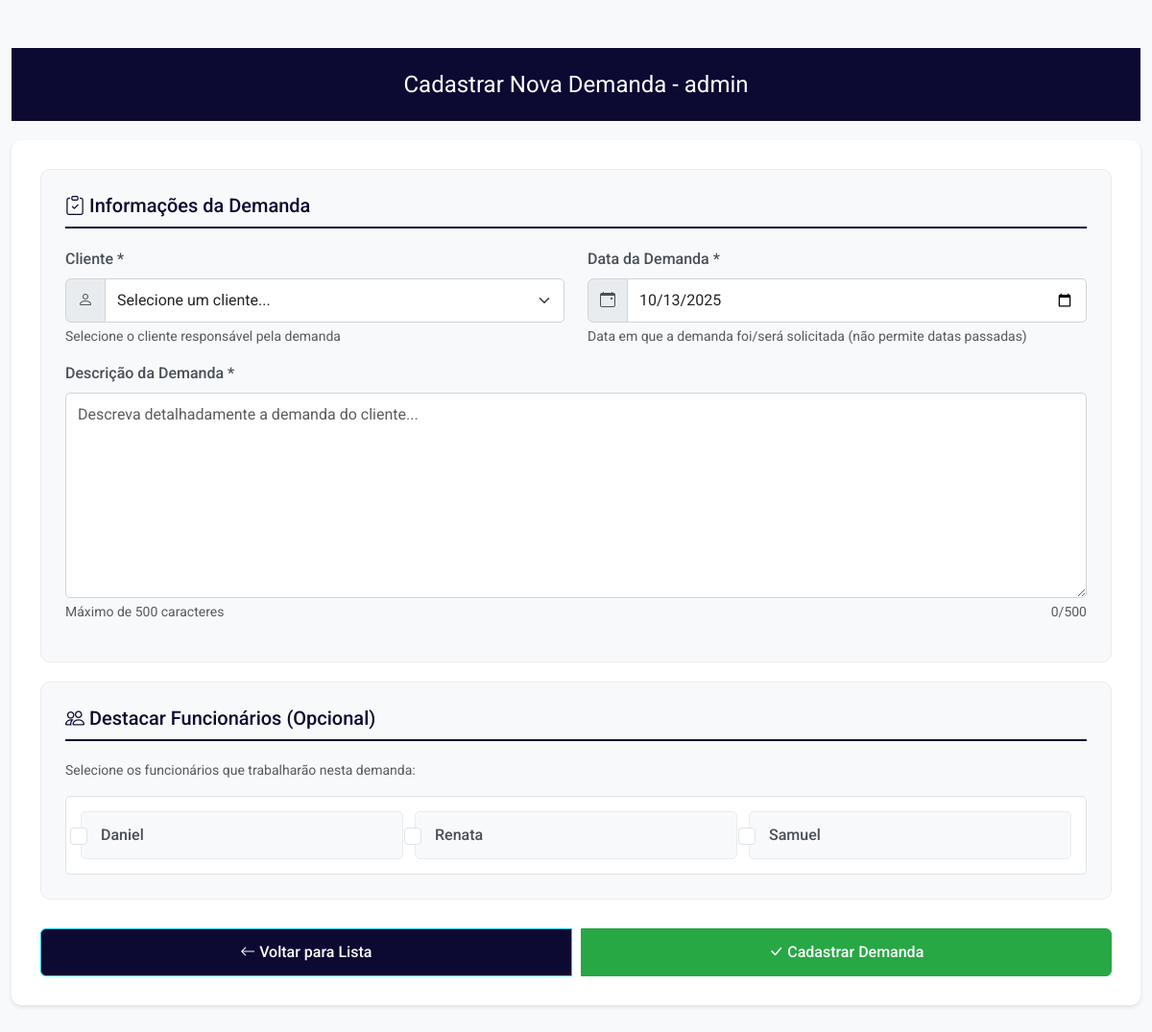
Screenshot of /restrito/pastas_admin/DEMANDAS/cadastrar_demanda.php (signed in) with the database file from the repository.
### tables this page shows
CREATE TABLE funcionarios (
id INT AUTO_INCREMENT PRIMARY KEY,
nome VARCHAR(128) NOT NULL,
email VARCHAR(128) NOT NULL,
telefone VARCHAR(11) NOT NULL,
cpf VARCHAR(11) NOT NULL,
cargo INT NOT NULL,
FOREIGN KEY (cargo) REFERENCES cargos(id)
);

### restrito/pastas_admin/DEMANDAS/cadastrar_demanda.php (the view, shortened to what this page needs)
<!DOCTYPE html>
<html lang="pt-BR">
<head>
    <link rel="stylesheet" href="https://cdn.jsdelivr.net/npm/bootstrap@5.3.0/dist/css/bootstrap.min.css">
    <link rel="stylesheet" href="https://cdn.jsdelivr.net/npm/bootstrap-icons/font/bootstrap-icons.css">
    <link rel="stylesheet" href="cadastrar_demanda.css">
</head>
<body>
    <?php
    include "../../conexao.php";
    ?>
    <div class="container">
        <div class="card-header" style="background-color: #0c0a33;">Cadastrar Nova Demanda - admin</div>
        <div class="form-card">
            <form action="cadastrar_demanda_script.php" method="POST">
                <div class="form-section">
                    <h5><i class="bi bi-clipboard-check"></i> Informações da Demanda</h5>
                    <div class="row">
                        <div class="col-md-6 mb-3">
                            <label for="cliente" class="form-label">Cliente *</label>
                            <div class="input-group">
                                <span class="input-group-text"><i class="bi bi-person"></i></span>
                                <select class="form-select" id="cliente" name="cliente" required>
                                    <option value="">Selecione um cliente...</option>
                                </select>
                            </div>
                            <small class="text-muted">Selecione o cliente responsável pela demanda</small>
                        </div>
                        <div class="col-md-6 mb-3">
                            <label for="data_demanda" class="form-label">Data da Demanda *</label>
                            <div class="input-group">
                                <span class="input-group-text"><i class="bi bi-calendar-event"></i></span>
                                <input type="date" class="form-control" id="data_demanda" name="data_demanda" required>
                            </div>
                            <small class="text-muted">Data em que a demanda foi/será solicitada (não permite datas passadas)</small>
                        </div>
                    </div>
                    <div class="row">
                        <div class="col-md-12 mb-3">
                            <label for="demanda" class="form-label">Descrição da Demanda *</label>
                            <textarea class="form-control" id="demanda" name="demanda" rows="8" required maxlength="500" placeholder="Descreva detalhadamente a demanda do cliente..."></textarea>
                            <div class="d-flex justify-content-between">
                                <small class="text-muted">Máximo de 500 caracteres</small>
                                <small class="text-muted"><span id="charCount">0</span>/500</small>
                            </div>
                        </div>
                    </div>
                </div>
                <div class="form-section">
                    <h5><i class="bi bi-people"></i> Destacar Funcionários (Opcional)</h5>
                    <?php
                    $sql_funcionarios = "SELECT id, nome FROM funcionarios ORDER BY nome ASC";
                    $result_funcionarios = mysqli_query($conn, $sql_funcionarios);
                    if (mysqli_num_rows($result_funcionarios) > 0): ?>
                        <p class="text-muted mb-3">Selecione os funcionários que trabalharão nesta demanda:</p>
                        <div class="funcionarios-checkbox-grid">
                            <?php while ($func = mysqli_fetch_assoc($result_funcionarios)): ?>
                                <div class="form-check">
                                    <input class="form-check-input" type="checkbox" name="funcionarios[]" value="<?php echo $func['id']; ?>" id="func<?php echo $func['id']; ?>">
                                    <label class="form-check-label" for="func<?php echo $func['id']; ?>">
                                        <?php echo $func['nome']; ?>
                                    </label>
                                </div>
                            <?php endwhile; ?>
                        </div>
                    <?php else: ?>
                        <p class="text-muted">Nenhum funcionário cadastrado no sistema.</p>
                    <?php endif; ?>
                </div>
                <div class="btn-group">
                    <a href="../DEMANDAS.php" class="btn btn-info" style="background-color: #0c0a33; color: #fff;">
                        <i class="bi bi-arrow-left"></i> Voltar para Lista
                    </a>
                    <button type="submit" class="btn btn-success">
                        <i class="bi bi-check-lg"></i> Cadastrar Demanda
                    </button>
                </div>
            </form>
        </div>
    </div>
</body>
</html>

### restrito/pastas_admin/DEMANDAS/cadastrar_demanda.css (style rules this page uses)
body { background-color: #f8f9fa; font-family: 'Roboto', sans-serif; }
.container { max-width: 1200px; margin-top: 50px; margin-bottom: 50px; }
.card-header { background-color: #0c0a33; color: white; text-align: center; font-size: 24px; padding: 20px; border-radius: 10px; margin-bottom: 20px; }
.form-card { background: white; padding: 30px; border-radius: 10px; box-shadow: 0 2px 4px rgba(0, 0, 0, 0.1); }
.form-section { background: #f8f9fa; padding: 25px; border-radius: 10px; margin-bottom: 20px; border: 1px solid #e9ecef; }
.form-section h5 { color: #0c0a33; border-bottom: 2px solid #0c0a33; padding-bottom: 10px; margin-bottom: 20px; font-weight: 500; }
.form-label { font-weight: 500; color: #495057; margin-bottom: 8px; }
.form-control, .form-select { border-radius: 5px; border: 1px solid #ced4da; padding: 10px 12px; }
.input-group-text { background-color: #e9ecef; border: 1px solid #ced4da; color: #495057; }
.text-muted { font-size: 0.875rem; margin-top: 4px; display: block; }
textarea.form-control { resize: vertical; min-height: 150px; }
.btn-group { display: flex; justify-content: space-between; margin-top: 30px; gap: 10px; }
.btn-group .btn { flex: 1; padding: 12px; font-size: 16px; font-weight: 500; }
.btn-success { background-color: #28a745; border-color: #28a745; }
.form-select { cursor: pointer; }
.funcionarios-checkbox-grid { display: grid; grid-template-columns: repeat(auto-fill, minmax(250px, 1fr)); gap: 12px; padding: 15px; background-color: #ffffff; border-radius: 5px; border: 1px solid #dee2e6; max-height: 400px; overflow-y: auto; }
.funcionarios-checkbox-grid .form-check { padding: 12px; background-color: #f8f9fa; border-radius: 5px; border: 1px solid #e9ecef; transition: all 0.2s; margin: 0; }
.funcionarios-checkbox-grid .form-check-input { cursor: pointer; width: 18px; height: 18px; }
.funcionarios-checkbox-grid .form-check-label { cursor: pointer; margin-left: 8px; font-weight: 500; color: #495057; }

### rows the page displays
funcionarios: nome "Daniel"
funcionarios: nome "Renata"
funcionarios: nome "Samuel"
